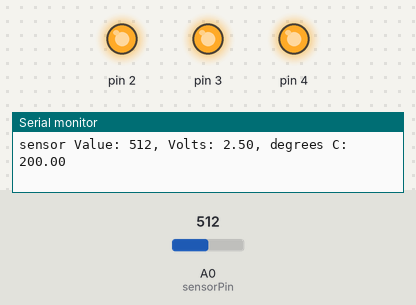
This sketch was run on a simulated Arduino Uno, built with avr-gcc and run on an emulated ATmega328P. On the bench: output pins drawn as LEDs (lit = HIGH), the last lines printed to the serial monitor. The inputs (shaded band) are chosen by the test bench; at power-on: A0 (sensorPin) = 512.

Above: at 1.2 s.
1.3 s: A0 (sensorPin) set to 182
4.3 s: A0 (sensorPin) set to 169
At 4.8 s:
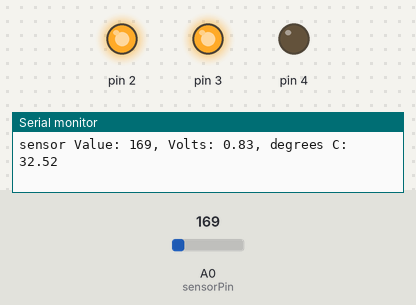
6.0 s: A0 (sensorPin) set to 122
At 7.2 s:
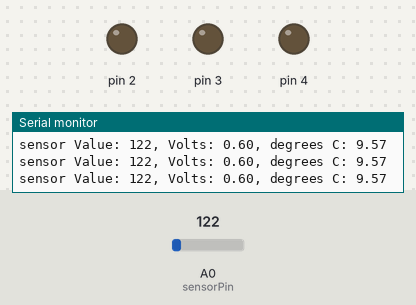
7.5 s: A0 (sensorPin) set to 306
At 8.7 s:
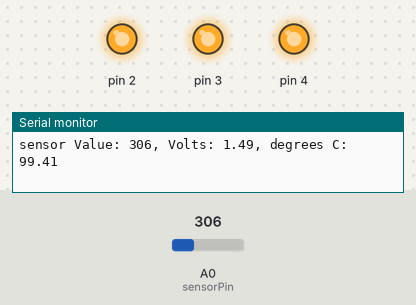
9.0 s: A0 (sensorPin) set to 0
At 10.3 s:
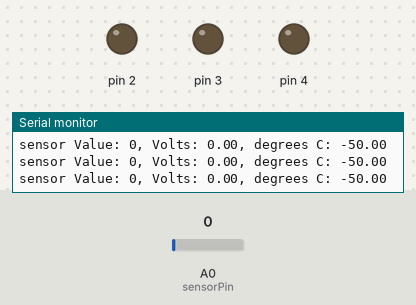
Timing chart, 0 to 11.5 s (numbered marks = the images above; inputs shaded):
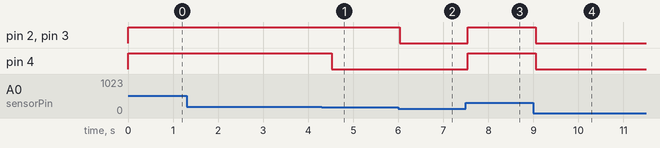

Measured:
- the behaviour switches between 170 and 169 on A0 (sensorPin) (found by bisection; images 0 and 1)
- after the input at 4.3 s, pin 4: HIGH → LOW after 0.23 s
- after the input at 6.0 s, pin 2, pin 3: HIGH → LOW at once
- after the input at 7.5 s, pin 2–4: LOW → HIGH at once
- after the input at 9.0 s, pin 2–4: HIGH → LOW after 0.05 s

The sketch:

p03_LoveOMeter.ino
```cpp
const int sensorPin = A0;
const float baselineTemp = 27.0;

void setup() {
  Serial.begin(9600);

  for (int pinNumber = 2; pinNumber < 5; pinNumber++) {
    pinMode(pinNumber, OUTPUT);
    digitalWrite(pinNumber, LOW);
  }
}

void loop() {

  int sensorVal = analogRead(sensorPin);
  Serial.print("sensor Value: ");
  Serial.print(sensorVal);

  float voltage = (sensorVal / 1024.0) * 5.0;
  Serial.print(", Volts: ");
  Serial.print(voltage);


  Serial.print(", degrees C: ");
  float temperature = (voltage - .5) * 100;
  Serial.println(temperature);

  if (temperature < baselineTemp + 2) {
    digitalWrite(2, LOW);
    digitalWrite(3, LOW);
    digitalWrite(4, LOW);
  }
  else if (temperature >= baselineTemp + 2 && temperature < baselineTemp + 4) {
    digitalWrite(2, HIGH);
    digitalWrite(3, LOW);
    digitalWrite(4, LOW);
  }
  else if (temperature >= baselineTemp + 4 && temperature < baselineTemp + 6) {
    digitalWrite(2, HIGH);
    digitalWrite(3, HIGH);
    digitalWrite(4, LOW);
  }
  else if (temperature >= baselineTemp + 6) {
    digitalWrite(2, HIGH);
    digitalWrite(3, HIGH);
    digitalWrite(4, HIGH);
  }
  delay(250);
}
```
